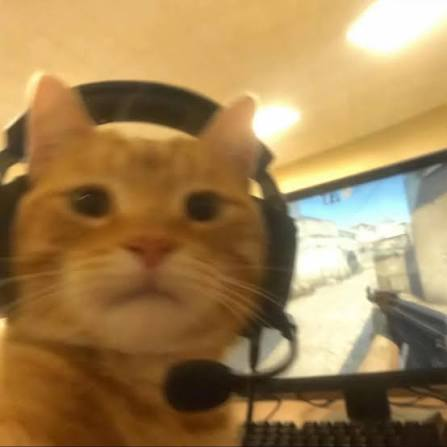
#> input picture assets/cat.jpeg, 447 x 447 px, given in place of the camera
$ python air_canvas.py
#> lines starting #> are read from the running program, lines starting #| are printed output that depends on the picture; after the words box and inside, x2 and y2 are one past the last pixel; in counts of white or black regions, pixels touching at a corner belong together
import sys
import cv2
import numpy as np

# cv2.CAP_DSHOW prevents camera-light freeze on Windows; not needed on macOS/Linux
cap = cv2.VideoCapture(0, cv2.CAP_DSHOW) if sys.platform == "win32" else cv2.VideoCapture(0)

if not cap.isOpened():
    print("Error: could not open webcam.")
    sys.exit(1)

# HSV colour range for a BLUE object — adjust if using red/green
LOWER_COLOR = np.array([100, 150,   0])
UPPER_COLOR = np.array([140, 255, 255])

canvas = None
prev_point = None

print("Air Canvas started! Wave a BLUE marker to draw.")
print("Press 'c' to clear | Press 'q' to quit.")

while cap.isOpened():
    success, frame = cap.read()
#> frame is the input picture: shape (447, 447, 3); mean B, G, R 83.3, 129.8, 161.3
    if not success:
        break

    frame = cv2.flip(frame, 1)
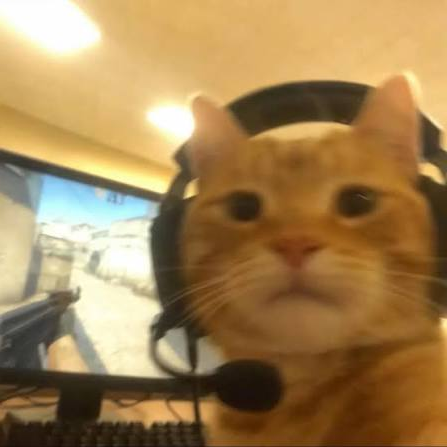
#> frame: shape (447, 447, 3); mean B, G, R 83.3, 129.8, 161.3

    # Initialise black canvas on first frame
    if canvas is None:
        canvas = np.zeros_like(frame)

    # A. Convert BGR → HSV (easier to isolate specific colours)
    hsv = cv2.cvtColor(frame, cv2.COLOR_BGR2HSV)
#> hsv: shape (447, 447, 3); mean H, S, V 21, 137.9, 162.8

    # B. Binary mask: white = colour detected, black = background
    mask = cv2.inRange(hsv, LOWER_COLOR, UPPER_COLOR)
#> mask: shape (447, 447); every value is 0
    mask = cv2.erode(mask,  None, iterations=1)
    mask = cv2.dilate(mask, None, iterations=1)

    # C. Find contours of detected shape
    contours, _ = cv2.findContours(
        mask, cv2.RETR_EXTERNAL, cv2.CHAIN_APPROX_SIMPLE
    )
#> contours = []

    curr_point = None

    if contours:
        largest = max(contours, key=cv2.contourArea)
        if cv2.contourArea(largest) > 500:
            M = cv2.moments(largest)
            if M['m00'] != 0:
                cX = int(M['m10'] / M['m00'])
                cY = int(M['m01'] / M['m00'])
                curr_point = (cX, cY)
                cv2.circle(frame, curr_point, 8, (0, 255, 255), -1)

    # D. Draw line on canvas when marker moves
    if curr_point and prev_point:
        cv2.line(canvas, prev_point, curr_point, (0, 0, 255), 5)

    prev_point = curr_point

    combined = cv2.add(frame, canvas)
    cv2.putText(
        combined,
        "Press 'c' to Clear | Press 'q' to Quit",
        (10, 30),
        cv2.FONT_HERSHEY_SIMPLEX,
        0.7,
        (255, 255, 255),
        2,
    )
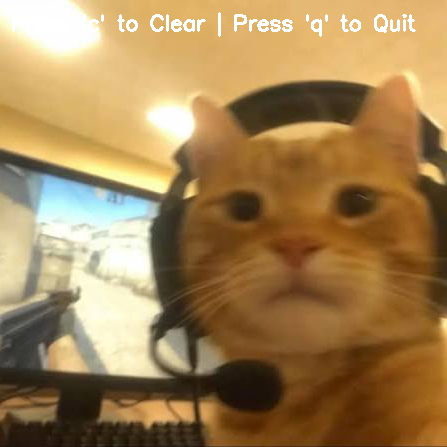
#> combined: shape (447, 447, 3); 1.17% of pixels changed, all inside (x1, y1, x2, y2) = (12, 12, 416, 37)

    cv2.imshow('Virtual Air Canvas', combined)

    key = cv2.waitKey(1) & 0xFF
#> (key q is pressed here)
    if key == ord('c'):
        canvas = np.zeros_like(frame)
    elif key == ord('q'):
        break

cap.release()
cv2.destroyAllWindows()
